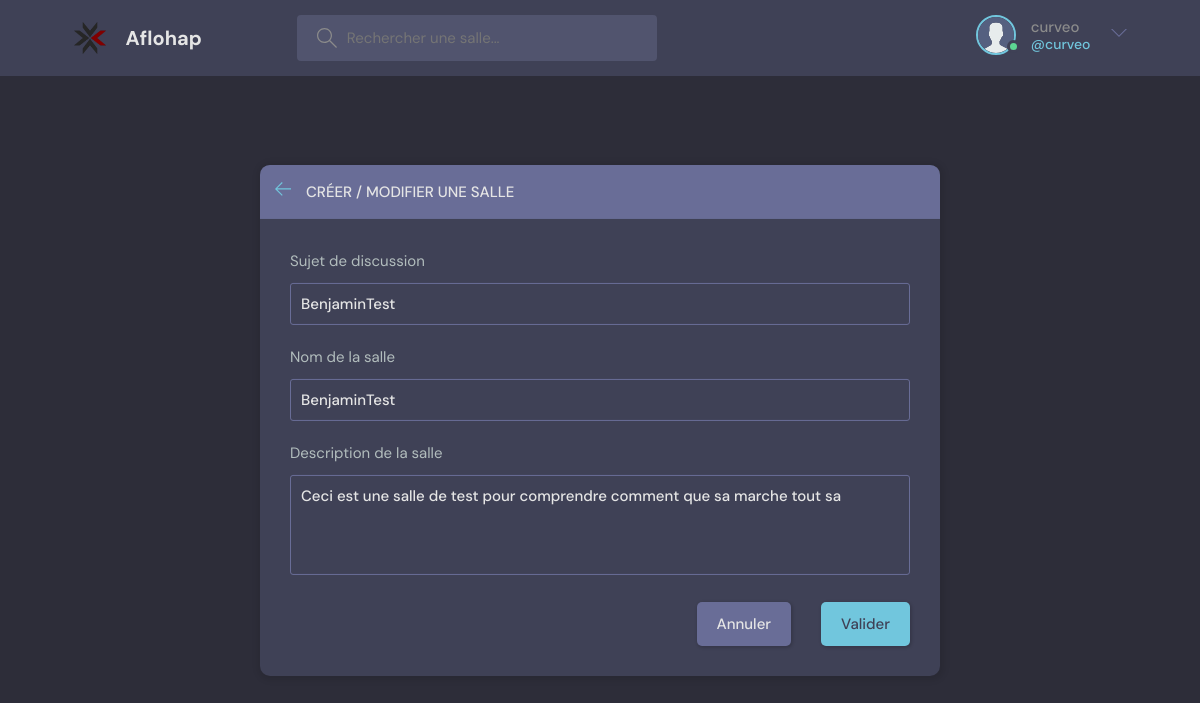
Screenshot of /update-room/2/ (signed in) with the database file from the repository.
### aflohap/models.py (models this page shows, shortened)
class User(AbstractUser):
    name = models.CharField(max_length=200, null=True)
    email = models.EmailField(unique=True, null=True)
    bio = models.TextField(null=True)
    avatar = models.ImageField(null=True, default="avatar.svg")
    USERNAME_FIELD = 'email'
    REQUIRED_FIELDS = []
    objects = MyUserManager()

class Room(models.Model):
    host = models.ForeignKey(User, on_delete=models.SET_NULL, null=True)
    topic = models.ForeignKey(Topic, on_delete=models.SET_NULL, null=True)
    name = models.CharField(max_length=200)
    description = models.TextField(null=True, blank=True)
    participants = models.ManyToManyField(
        User, related_name='participants', blank=True)
    updated = models.DateTimeField(auto_now=True)
    created = models.DateTimeField(auto_now_add=True)
    class Meta:
        ordering = ['-updated','-created']

class Topic(models.Model):
    name = models.CharField(max_length=200)
    def __str__(self):
        return self.name

### aflohap/views.py (the view, shortened to what this page needs)
# urls.py: path('update-room/<str:pk>/', views.updateRoom, name="update-room"),
@login_required(login_url='login')
def updateRoom(request, pk):
    room = Room.objects.get(id=pk)
    form = RoomForm(instance=room)
    topics = Topic.objects.all()
    if request.user != room.host:
        return HttpResponse("Vous n'avez pas accès à cette section du site!!")
    context = {'form' : form, 'topics':topics, 'room':room}
    return render(request, 'pages/room_form.html', context)

### aflohap/forms.py
class RoomForm(ModelForm):
    class Meta:
        model = Room
        fields = '__all__'
        exclude = ['host', 'participants']

### aflohap/templates/pages/room_form.html (shortened to what this page needs)
{% extends 'layouts/main.html' %}
{% block content %}
<main class="create-room layout">
    <div class="container">
        <div class="layout__box">
            <div class="layout__boxHeader">
                <div class="layout__boxTitle">
                    <a href="{% url 'home' %}">
                        <svg version="1.1" xmlns="http://www.w3.org/2000/svg" width="32" height="32" viewBox="0 0 32 32">
                            <title>arrow-left</title>
                            <path d="M13.723 2.286l-13.723 13.714 13.719 13.714 1.616-1.611-10.96-10.96h27.625v-2.286h-27.625l10.965-10.965-1.616-1.607z"></path>
                        </svg>
                    </a>
                    <h3>Créer / Modifier une salle</h3>
                </div>
            </div>
            <div class="layout__body">
                <form class="form" action="#" method="POST">
                    <div class="form__group">
                        <label for="room_topic">Sujet de discussion</label>
                        <input required type="text" value="{{room.topic.name}}" name="topic" list="topic-list">
                    </div>
                    <div class="form__group">
                        <label for="room_name">Nom de la salle</label>
                        {{form.name}}
                    </div>
                    <div class="form__group">
                        <label for="room_description">Description de la salle</label>
                        {{form.description}}
                    </div>
                    <div class="form__action">
                        <a class="btn btn--dark" href="{{request.META.HTTP_REFERER}}">Annuler</a>
                        <button class="btn btn--main" type="submit">Valider</button>
                    </div>
                </form>
            </div>
        </div>
    </div>
</main>
{% endblock content %}

### aflohap/templates/components/navbar.html (shortened to what this page needs)
{% load static %}
<header class="header header--loggedIn">
    <div class="container">
        <a href="{% url 'home' %}" class="header__logo">
            <img src="{% static 'images/logo aflokkat.png' %}" />
            <h1>Aflohap</h1>
        </a>
        <form class="header__search" method="GET" action="{% url 'home' %}">
            <label>
                <input name="q" placeholder="Rechercher une salle..." />
            </label>
        </form>
        <nav class="header__menu">
            {% if request.user.is_authenticated %}
            <div class="header__user">
                <a href="{% url 'user-profile' pk=request.user.id %}">
                    <div class="avatar avatar--medium active">
                        <img src="{{request.user.avatar.url}}" />
                    </div>
                    <p>{{request.user.username}} <span>@{{request.user.username}}</span></p>
                </a>
                <button class="dropdown-button">
                    <svg version="1.1" xmlns="http://www.w3.org/2000/svg" width="32" height="32" viewBox="0 0 32 32">
                        <title>chevron-down</title>
                        <path d="M16 21l-13-13h-3l16 16 16-16h-3l-13 13z"></path>
                    </svg>
                </button>
            </div>
            {% else %}
            <a href="{% url 'login' %}">
                <img src="{% static 'images/avatar.svg' %}" />
                <p>Connexion</p>
            </a>
            {% endif %}
        </nav>
    </div>
</header>

### rows the page displays
User: user.avatar (placeholder picture), user.username "curveo"
Room: topic "BenjaminTest", name "BenjaminTest", description "Ceci est une salle de test pour comprendre comment que sa marche tout sa"
